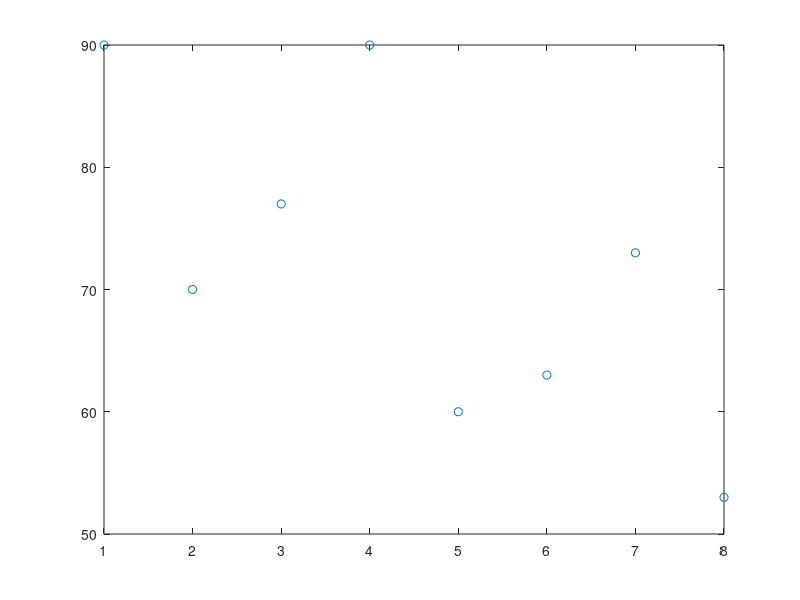

This chart was generated by the following MATLAB code:
dates = {'20190724', '20190725', '20190726', '20190727',...
    '20190730', '20190801', '20190806', '20190807'};

depths = [367.3, 338.3, 285.5, 373.15, 276.4, 322.7, 382.75, 275.83];
% acc = [77.29, 91.5, 86.5, 68.4, 83.5, 82.4, 79.4];
t = [0.983, 3.197, 2.377, 1.229, 3.606, 0.573, 1.39];

acc = [90, 70, 77, 90, 60, 63, 73, 53]; 

plot(acc, 'o')